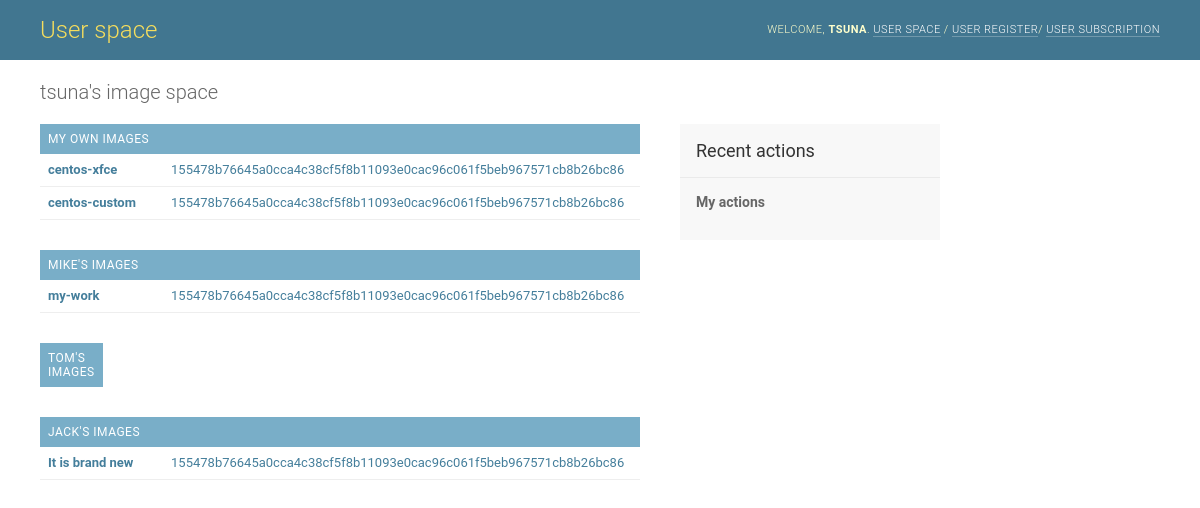
The app's page /share/info (signed in) with its own data.
### share/models.py (models this page shows, shortened)
class User(models.Model):
    name = models.CharField(max_length=8)
    password = models.CharField(max_length=50)
    email = models.CharField(max_length=30)

class Image(models.Model):
    user=models.ForeignKey(User,on_delete=models.CASCADE)
    description = models.CharField(max_length=100)
    serial_number = models.CharField(max_length=100)

class Subscription(models.Model):
    source = models.ForeignKey(User,related_name="subscription_user", on_delete=models.CASCADE)
    target = models.ForeignKey(User, on_delete=models.DO_NOTHING)

### share/views.py (the view)
# urls.py: path('info', views.info, name='info'),
def info(request):
    if request.session.get('user', None):
        user = User.objects.get(pk=request.session['user'])
        return render(request, 'share/info.html', {'user': user})
    else:
        return render(request, 'share/login.html')

### share/templates/share/info.html (shortened to what this page needs)
{% load static %}
<link rel="stylesheet" type="text/css" href="{% static 'share/base.css' %}">
<link rel="stylesheet" type="text/css" href="{% static 'share/dashboard.css' %}">
<link rel="stylesheet" type="text/css" href="{% static 'share/responsive.css' %}">
<div class=" dashboard" data-admin-utc-offset="0">
    <div id="container">
        <div id="header">
            <div id="branding">
                <h1 id="site-name"><a href="{% url 'share:info' %}">User space</a></h1>
            </div>
            <div id="user-tools">
                Welcome,
                <strong>{{ user.name }}</strong>.
                <a href="{% url 'share:info' %}">User space</a> /
                <a href="{% url 'share:register' %}">User register</a>/
                <a href="{% url 'share:configureSubscription' %}">User subscription</a>
            </div>
        </div>
        <div id="content" class="colMS">
            <h1>{{ user.name }}'s image space</h1>
            <div id="content-main">
                <div class="app-auth module">
                    <table>
                        <caption>
                            <a href="#" class="section"
                               title="{{ user.name }}'s own images">My own images</a>
                        </caption>
                        <tbody>
                        {% for image in user.image_set.all %}
                            <tr class="model-group">
                                <th scope="row">
                                    <a href="{% url 'share:container' image.id %}">{{ image.description }}</a>
                                </th>
                                <td><a href="{% url 'share:container' image.id %}"
                                       class="changelink">{{ image.serial_number }}</a></td>
                            </tr>
                        {% endfor %}
                        </tbody>
                    </table>
                </div>
                {% for subscripter in user.subscription_user.all %}
                    <div class="app-share module">
                        <table>
                            <caption>
                                <a href="#" class="section"
                                   title="{{ subscripter.target.name }}'s images">{{ subscripter.target.name }}'s
                                    images</a>
                            </caption>
                            <tbody>
                                {% for subimage in subscripter.target.image_set.all %}
                            <tr class="model-container">
                                    <th scope="row"><a
                                            href="{% url 'share:container' subimage.id %}">{{ subimage.description }}</a>
                                    </th>
                                    <td><a href="{% url 'share:container' subimage.id %}"
                                           class="changelink">{{ subimage.serial_number }}</a></td>
                            </tr>
                                {% endfor %}
                        </table>
                    </div>
                {% endfor %}
            </div>
            <div id="content-related">
                <div class="module" id="recent-actions-module">
                    <h2>Recent actions</h2>
                    <h3>My actions</h3>
                </div>
            </div>
            <br class="clear">
        </div>
    </div>
</div>

### share/static/share/base.css (style rules this page uses)
a:link, a:visited { color: #447e9b; text-decoration: none; }
a.section:link, a.section:visited { color: #fff; text-decoration: none; }
h1,h2,h3,h4,h5 { font-weight: bold; }
h1 { margin: 0 0 20px; font-weight: 300; font-size: 20px; color: #666; }
h2 { font-size: 16px; margin: 1em 0 .5em 0; }
h3 { font-size: 14px; margin: .8em 0 .3em 0; color: #666; font-weight: bold; }
table { border-collapse: collapse; border-color: #ccc; }
td, th { font-size: 13px; line-height: 16px; border-bottom: 1px solid #eee; vertical-align: top; padding: 8px; font-family: "Roboto", "Lucida Grande", Verdana, Arial, sans-serif; }
th { font-weight: 600; text-align: left; }
.module { border: none; margin-bottom: 30px; background: #fff; }
.module p, .module ul, .module h3, .module h4, .module dl, .module pre { padding-left: 10px; padding-right: 10px; }
.module h3 { margin-top: .6em; }
.module h2, .module caption, .inline-group h2 { margin: 0; padding: 8px; font-weight: 400; font-size: 13px; text-align: left; background: #79aec8; color: #fff; }
.module caption, .inline-group h2 { font-size: 12px; letter-spacing: 0.5px; text-transform: uppercase; }
.module table { border-collapse: collapse; }
.changelink, .inlinechangelink { padding-left: 16px; background: url(../img/icon-changelink.svg) 0 1px no-repeat; }
#container { position: relative; width: 100%; min-width: 980px; padding: 0; }
#content { padding: 20px 40px; }
.dashboard #content { width: 600px; }
#content-main { float: left; width: 100%; }
#content-related { float: right; width: 260px; position: relative; margin-right: -300px; }
.colMS { margin-right: 300px; }
#header { width: auto; height: 40px; padding: 10px 40px; background: #417690; line-height: 40px; color: #ffc; overflow: hidden; }
#header a:link, #header a:visited { color: #fff; }
#branding { float: left; }
#branding h1 { padding: 0; margin: 0 20px 0 0; font-weight: 300; font-size: 24px; color: #f5dd5d; }
#branding h1, #branding h1 a:link, #branding h1 a:visited { color: #f5dd5d; }
#user-tools { float: right; padding: 0; margin: 0 0 0 20px; font-weight: 300; font-size: 11px; letter-spacing: 0.5px; text-transform: uppercase; text-align: right; }
#user-tools a { border-bottom: 1px solid rgba(255, 255, 255, 0.25); }
#content-related { background: #f8f8f8; }
#content-related .module { background: none; }
#content-related h3 { font-size: 14px; color: #666; padding: 0 16px; margin: 0 0 16px; }
#content-related .module h2 { background: none; padding: 16px; margin-bottom: 16px; border-bottom: 1px solid #eaeaea; font-size: 18px; color: #333; }

### share/static/share/dashboard.css (style rules this page uses)
.dashboard .module table th { width: 100%; }
.dashboard .module table td { white-space: nowrap; }
.dashboard .module table td a { display: block; padding-right: .6em; }

### records on screen
User: name "TSUNA", name "tsuna"
Image: description "centos-xfce", serial_number "155478b76645a0cca4c38cf5f8b11093e0cac96c061f5beb967571cb8b26bc86"
Image: description "centos-custom", serial_number "155478b76645a0cca4c38cf5f8b11093e0cac96c061f5beb967571cb8b26bc86"
Subscription: target.name "MIKE"
Image: description "my-work", serial_number "155478b76645a0cca4c38cf5f8b11093e0cac96c061f5beb967571cb8b26bc86"
Subscription: target.name "TOM"
Subscription: target.name "JACK"
Image: description "It is brand new", serial_number "155478b76645a0cca4c38cf5f8b11093e0cac96c061f5beb967571cb8b26bc86"
